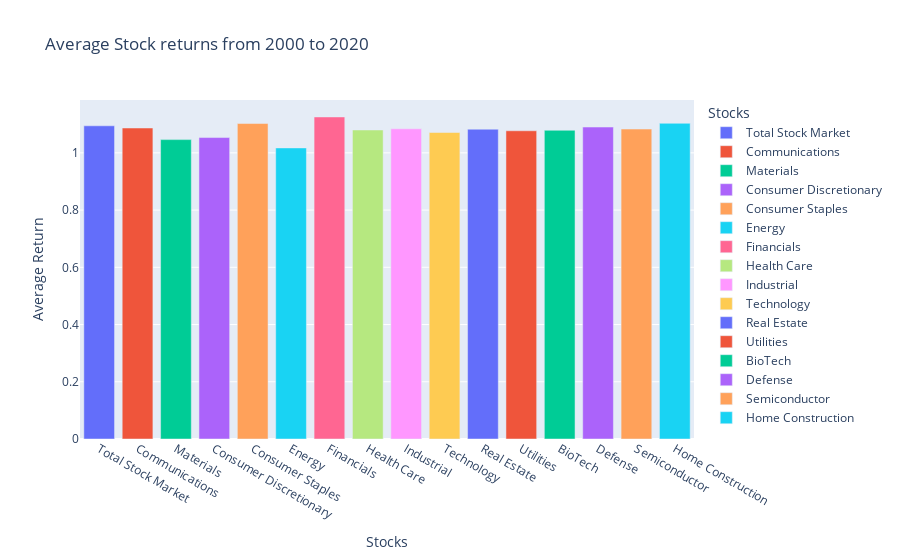

Notebook code for this chart:
### Markdown cell above
## Plot BarGraph to show annual sector returns

### Code cell
fig = px.bar(df_total_rets_year_averages, x=df_total_rets_year_averages.index, y='mean',
             color=df_total_rets_year_averages.index,
            
             labels={'mean':'Average Return', 'index':'Stocks'}, height=600, title="Average Stock returns from 2000 to 2020" )
fig.show()

### Figure 1 — Plotly figure (JSON) as saved in the notebook; plotly's stock layout.template omitted (floating-point values rounded to 4 significant figures)
{"data": [{"alignmentgroup": "True", "hovertemplate": "Stocks=%{x}<br>Average Return=%{y}<extra></extra>", "legendgroup": "Total Stock Market", "marker": {"color": "#636efa"}, "name": "Total Stock Market", "offsetgroup": "Total Stock Market", "orientation": "v", "showlegend": true, "textposition": "auto", "type": "bar", "x": ["Total Stock Market"], "xaxis": "x", "y": [1.094], "yaxis": "y"}, {"alignmentgroup": "True", "hovertemplate": "Stocks=%{x}<br>Average Return=%{y}<extra></extra>", "legendgroup": "Communications", "marker": {"color": "#EF553B"}, "name": "Communications", "offsetgroup": "Communications", "orientation": "v", "showlegend": true, "textposition": "auto", "type": "bar", "x": ["Communications"], "xaxis": "x", "y": [1.087], "yaxis": "y"}, {"alignmentgroup": "True", "hovertemplate": "Stocks=%{x}<br>Average Return=%{y}<extra></extra>", "legendgroup": "Materials", "marker": {"color": "#00cc96"}, "name": "Materials", "offsetgroup": "Materials", "orientation": "v", "showlegend": true, "textposition": "auto", "type": "bar", "x": ["Materials"], "xaxis": "x", "y": [1.046], "yaxis": "y"}, {"alignmentgroup": "True", "hovertemplate": "Stocks=%{x}<br>Average Return=%{y}<extra></extra>", "legendgroup": "Consumer Discretionary", "marker": {"color": "#ab63fa"}, "name": "Consumer Discretionary", "offsetgroup": "Consumer Discretionary", "orientation": "v", "showlegend": true, "textposition": "auto", "type": "bar", "x": ["Consumer Discretionary"], "xaxis": "x", "y": [1.053], "yaxis": "y"}, {"alignmentgroup": "True", "hovertemplate": "Stocks=%{x}<br>Average Return=%{y}<extra></extra>", "legendgroup": "Consumer Staples", "marker": {"color": "#FFA15A"}, "name": "Consumer Staples", "offsetgroup": "Consumer Staples", "orientation": "v", "showlegend": true, "textposition": "auto", "type": "bar", "x": ["Consumer Staples"], "xaxis": "x", "y": [1.102], "yaxis": "y"}, {"alignmentgroup": "True", "hovertemplate": "Stocks=%{x}<br>Average Return=%{y}<extra></extra>", "legendgroup": "Energy", "marker": {"color": "#19d3f3"}, "name": "Energy", "offsetgroup": "Energy", "orientation": "v", "showlegend": true, "textposition": "auto", "type": "bar", "x": ["Energy"], "xaxis": "x", "y": [1.017], "yaxis": "y"}, {"alignmentgroup": "True", "hovertemplate": "Stocks=%{x}<br>Average Return=%{y}<extra></extra>", "legendgroup": "Financials", "marker": {"color": "#FF6692"}, "name": "Financials", "offsetgroup": "Financials", "orientation": "v", "showlegend": true, "textposition": "auto", "type": "bar", "x": ["Financials"], "xaxis": "x", "y": [1.125], "yaxis": "y"}, {"alignmentgroup": "True", "hovertemplate": "Stocks=%{x}<br>Average Return=%{y}<extra></extra>", "legendgroup": "Health Care", "marker": {"color": "#B6E880"}, "name": "Health Care", "offsetgroup": "Health Care", "orientation": "v", "showlegend": true, "textposition": "auto", "type": "bar", "x": ["Health Care"], "xaxis": "x", "y": [1.08], "yaxis": "y"}, {"alignmentgroup": "True", "hovertemplate": "Stocks=%{x}<br>Average Return=%{y}<extra></extra>", "legendgroup": "Industrial", "marker": {"color": "#FF97FF"}, "name": "Industrial", "offsetgroup": "Industrial", "orientation": "v", "showlegend": true, "textposition": "auto", "type": "bar", "x": ["Industrial"], "xaxis": "x", "y": [1.084], "yaxis": "y"}, {"alignmentgroup": "True", "hovertemplate": "Stocks=%{x}<br>Average Return=%{y}<extra></extra>", "legendgroup": "Technology", "marker": {"color": "#FECB52"}, "name": "Technology", "offsetgroup": "Technology", "orientation": "v", "showlegend": true, "textposition": "auto", "type": "bar", "x": ["Technology"], "xaxis": "x", "y": [1.071], "yaxis": "y"}, {"alignmentgroup": "True", "hovertemplate": "Stocks=%{x}<br>Average Return=%{y}<extra></extra>", "legendgroup": "Real Estate", "marker": {"color": "#636efa"}, "name": "Real Estate", "offsetgroup": "Real Estate", "orientation": "v", "showlegend": true, "textposition": "auto", "type": "bar", "x": ["Real Estate"], "xaxis": "x", "y": [1.083], "yaxis": "y"}, {"alignmentgroup": "True", "hovertemplate": "Stocks=%{x}<br>Average Return=%{y}<extra></extra>", "legendgroup": "Utilities", "marker": {"color": "#EF553B"}, "name": "Utilities", "offsetgroup": "Utilities", "orientation": "v", "showlegend": true, "textposition": "auto", "type": "bar", "x": ["Utilities"], "xaxis": "x", "y": [1.077], "yaxis": "y"}, {"alignmentgroup": "True", "hovertemplate": "Stocks=%{x}<br>Average Return=%{y}<extra></extra>", "legendgroup": "BioTech", "marker": {"color": "#00cc96"}, "name": "BioTech", "offsetgroup": "BioTech", "orientation": "v", "showlegend": true, "textposition": "auto", "type": "bar", "x": ["BioTech"], "xaxis": "x", "y": [1.079], "yaxis": "y"}, {"alignmentgroup": "True", "hovertemplate": "Stocks=%{x}<br>Average Return=%{y}<extra></extra>", "legendgroup": "Defense", "marker": {"color": "#ab63fa"}, "name": "Defense", "offsetgroup": "Defense", "orientation": "v", "showlegend": true, "textposition": "auto", "type": "bar", "x": ["Defense"], "xaxis": "x", "y": [1.09], "yaxis": "y"}, {"alignmentgroup": "True", "hovertemplate": "Stocks=%{x}<br>Average Return=%{y}<extra></extra>", "legendgroup": "Semiconductor", "marker": {"color": "#FFA15A"}, "name": "Semiconductor", "offsetgroup": "Semiconductor", "orientation": "v", "showlegend": true, "textposition": "auto", "type": "bar", "x": ["Semiconductor"], "xaxis": "x", "y": [1.083], "yaxis": "y"}, {"alignmentgroup": "True", "hovertemplate": "Stocks=%{x}<br>Average Return=%{y}<extra></extra>", "legendgroup": "Home Construction", "marker": {"color": "#19d3f3"}, "name": "Home Construction", "offsetgroup": "Home Construction", "orientation": "v", "showlegend": true, "textposition": "auto", "type": "bar", "x": ["Home Construction"], "xaxis": "x", "y": [1.103], "yaxis": "y"}], "layout": {"autosize": true, "barmode": "relative", "legend": {"title": {"text": "Stocks"}, "tracegroupgap": 0}, "title": {"text": "Average Stock returns from 2000 to 2020"}, "xaxis": {"anchor": "y", "autorange": true, "categoryarray": ["Total Stock Market", "Communications", "Materials", "Consumer Discretionary", "Consumer Staples", "Energy", "Financials", "Health Care", "Industrial", "Technology", "Real Estate", "Utilities", "BioTech", "Defense", "Semiconductor", "Home Construction"], "categoryorder": "array", "domain": [0, 1], "range": [-0.5, 15.5], "title": {"text": "Stocks"}, "type": "category"}, "yaxis": {"anchor": "x", "autorange": true, "domain": [0, 1], "range": [0, 1.185], "title": {"text": "Average Return"}, "type": "linear"}}}
